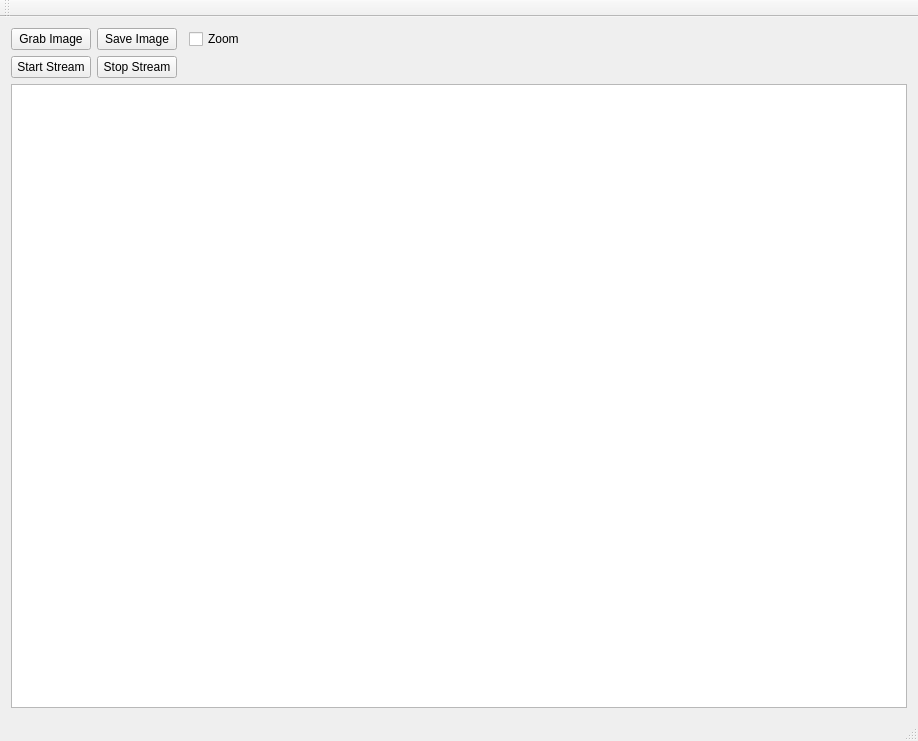
<?xml version="1.0" encoding="UTF-8"?>
<ui version="4.0">
 <class>MainWindow</class>
 <widget class="QMainWindow" name="MainWindow">
  <property name="geometry">
   <rect>
    <x>0</x>
    <y>0</y>
    <width>918</width>
    <height>741</height>
   </rect>
  </property>
  <property name="sizePolicy">
   <sizepolicy hsizetype="Fixed" vsizetype="Fixed">
    <horstretch>0</horstretch>
    <verstretch>0</verstretch>
   </sizepolicy>
  </property>
  <property name="minimumSize">
   <size>
    <width>918</width>
    <height>741</height>
   </size>
  </property>
  <property name="maximumSize">
   <size>
    <width>918</width>
    <height>741</height>
   </size>
  </property>
  <property name="windowTitle">
   <string>MainWindow</string>
  </property>
  <widget class="QWidget" name="centralWidget">
   <layout class="QGridLayout" name="gridLayout">
    <item row="1" column="0">
     <widget class="QPushButton" name="pushButton_2">
      <property name="text">
       <string>Start Stream</string>
      </property>
     </widget>
    </item>
    <item row="2" column="0" colspan="4">
     <widget class="QGraphicsView" name="graphicsView">
      <property name="verticalScrollBarPolicy">
       <enum>Qt::ScrollBarAlwaysOff</enum>
      </property>
      <property name="horizontalScrollBarPolicy">
       <enum>Qt::ScrollBarAlwaysOff</enum>
      </property>
     </widget>
    </item>
    <item row="0" column="1">
     <widget class="QPushButton" name="pushButton_4">
      <property name="text">
       <string>Save Image</string>
      </property>
     </widget>
    </item>
    <item row="1" column="3">
     <spacer name="horizontalSpacer">
      <property name="orientation">
       <enum>Qt::Horizontal</enum>
      </property>
      <property name="sizeHint" stdset="0">
       <size>
        <width>40</width>
        <height>20</height>
       </size>
      </property>
     </spacer>
    </item>
    <item row="1" column="1">
     <widget class="QPushButton" name="pushButton_3">
      <property name="text">
       <string>Stop Stream</string>
      </property>
     </widget>
    </item>
    <item row="0" column="0">
     <widget class="QPushButton" name="pushButton">
      <property name="text">
       <string>Grab Image</string>
      </property>
     </widget>
    </item>
    <item row="0" column="3">
     <widget class="QCheckBox" name="checkZoom">
      <property name="text">
       <string>Zoom</string>
      </property>
     </widget>
    </item>
   </layout>
  </widget>
  <widget class="QMenuBar" name="menuBar">
   <property name="geometry">
    <rect>
     <x>0</x>
     <y>0</y>
     <width>918</width>
     <height>22</height>
    </rect>
   </property>
  </widget>
  <widget class="QToolBar" name="mainToolBar">
   <attribute name="toolBarArea">
    <enum>TopToolBarArea</enum>
   </attribute>
   <attribute name="toolBarBreak">
    <bool>false</bool>
   </attribute>
  </widget>
  <widget class="QStatusBar" name="statusBar"/>
 </widget>
 <layoutdefault spacing="6" margin="11"/>
 <resources/>
 <connections/>
</ui>
